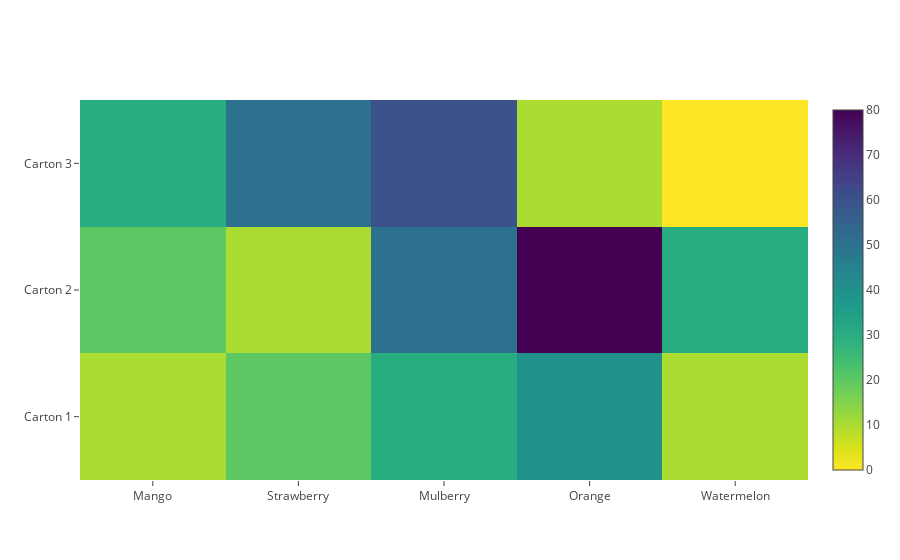

Notebook code for this chart:
### Code cell
data=[trace]

offline.iplot(data)

### Figure 1 — Plotly figure (JSON) as saved in the notebook; plotly's stock layout.template omitted (floating-point values rounded to 4 significant figures)
{"data": [{"colorscale": "Viridis", "reversescale": true, "type": "heatmap", "uid": "930754ab-ae26-4347-b1af-76235ad95539", "x": ["Mango", "Strawberry", "Mulberry", "Orange", "Watermelon"], "y": ["Carton 1", "Carton 2", "Carton 3"], "z": [[10, 20, 30, 40, 10], [20, 10, 50, 80, 30], [30, 50, 60, 10, 0]]}], "layout": {}}
